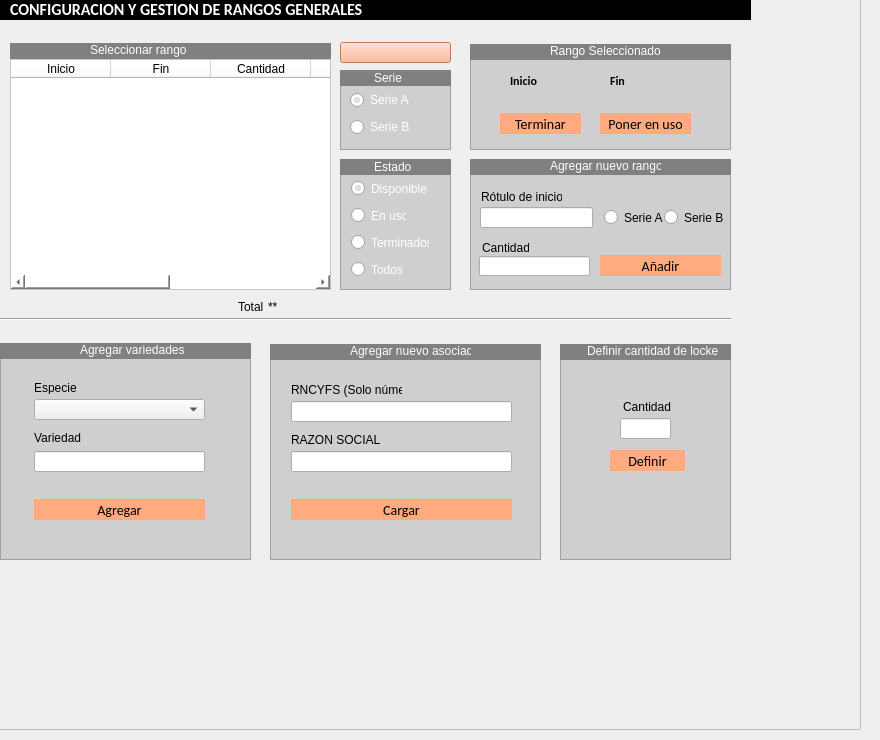
       <widget class="QWidget" name="p_config">
        <widget class="QFrame" name="frame_13">
         <property name="geometry">
          <rect>
           <x>-10</x>
           <y>-1</y>
           <width>871</width>
           <height>731</height>
          </rect>
         </property>
         <property name="frameShape">
          <enum>QFrame::StyledPanel</enum>
         </property>
         <property name="frameShadow">
          <enum>QFrame::Raised</enum>
         </property>
         <widget class="Line" name="line_2">
          <property name="geometry">
           <rect>
            <x>10</x>
            <y>310</y>
            <width>731</width>
            <height>20</height>
           </rect>
          </property>
          <property name="orientation">
           <enum>Qt::Horizontal</enum>
          </property>
         </widget>
         <widget class="QTableWidget" name="tb_rangos">
          <property name="geometry">
           <rect>
            <x>20</x>
            <y>60</y>
            <width>321</width>
            <height>231</height>
           </rect>
          </property>
          <property name="styleSheet">
           <string notr="true">background-color:white;
</string>
          </property>
          <property name="editTriggers">
           <set>QAbstractItemView::AnyKeyPressed</set>
          </property>
          <property name="alternatingRowColors">
           <bool>true</bool>
          </property>
          <property name="selectionBehavior">
           <enum>QAbstractItemView::SelectRows</enum>
          </property>
          <attribute name="verticalHeaderVisible">
           <bool>false</bool>
          </attribute>
          <column>
           <property name="text">
            <string>Inicio</string>
           </property>
          </column>
          <column>
           <property name="text">
            <string>Fin</string>
           </property>
          </column>
          <column>
           <property name="text">
            <string>Cantidad</string>
           </property>
          </column>
          <column>
           <property name="text">
            <string>Serie</string>
           </property>
          </column>
          <column>
           <property name="text">
            <string>Estado</string>
           </property>
          </column>
          <column>
           <property name="text">
            <string>I</string>
           </property>
          </column>
         </widget>
         <widget class="QFrame" name="frame_20">
          <property name="geometry">
           <rect>
            <x>350</x>
            <y>80</y>
            <width>111</width>
            <height>71</height>
           </rect>
          </property>
          <property name="styleSheet">
           <string notr="true">QFrame
{
background-color: rgb(207, 207, 207);
}
QPushButton{
border-radius:15px;
background:#DBC9D4;
font-family: Calibri;
font-size:14px;
}</string>
          </property>
          <property name="frameShape">
           <enum>QFrame::StyledPanel</enum>
          </property>
          <property name="frameShadow">
           <enum>QFrame::Raised</enum>
          </property>
          <layout class="QVBoxLayout" name="verticalLayout_3">
           <item>
            <widget class="QRadioButton" name="rb_definir_seriea">
             <property name="styleSheet">
              <string notr="true">color:rgb(255, 255, 255)</string>
             </property>
             <property name="text">
              <string>Serie A</string>
             </property>
             <property name="checked">
              <bool>true</bool>
             </property>
            </widget>
           </item>
           <item>
            <widget class="QRadioButton" name="rb_definir_serieb">
             <property name="styleSheet">
              <string notr="true">color:rgb(255, 255, 255)</string>
             </property>
             <property name="text">
              <string>Serie B</string>
             </property>
            </widget>
           </item>
          </layout>
         </widget>
         <widget class="QPushButton" name="btn_ver_rangos">
          <property name="geometry">
           <rect>
            <x>350</x>
            <y>43</y>
            <width>111</width>
            <height>21</height>
           </rect>
          </property>
          <property name="styleSheet">
           <string notr="true">QPushButton{
background-color: rgb(255, 170, 127);

}
QPushButton:hover{
background-color: rgb(212, 141, 105);

}</string>
          </property>
          <property name="text">
           <string/>
          </property>
          <property name="icon">
           <iconset>
            <normaloff>icons/search.png</normaloff>icons/search.png</iconset>
          </property>
         </widget>
         <widget class="QFrame" name="frame_23">
          <property name="geometry">
           <rect>
            <x>350</x>
            <y>160</y>
            <width>111</width>
            <height>131</height>
           </rect>
          </property>
          <property name="styleSheet">
           <string notr="true">QFrame
{
background-color: rgb(207, 207, 207);
}
QPushButton{
border-radius:15px;
background:#DBC9D4;
font-family: Calibri;
font-size:14px;
}</string>
          </property>
          <property name="frameShape">
           <enum>QFrame::StyledPanel</enum>
          </property>
          <property name="frameShadow">
           <enum>QFrame::Raised</enum>
          </property>
          <widget class="QRadioButton" name="rb_rangos_disponibles">
           <property name="geometry">
            <rect>
             <x>11</x>
             <y>21</y>
             <width>76</width>
             <height>17</height>
            </rect>
           </property>
           <property name="styleSheet">
            <string notr="true">color:rgb(255, 255, 255);</string>
           </property>
           <property name="text">
            <string>Disponibles</string>
           </property>
           <property name="checked">
            <bool>true</bool>
           </property>
          </widget>
          <widget class="QRadioButton" name="rb_rangos_todos">
           <property name="geometry">
            <rect>
             <x>11</x>
             <y>102</y>
             <width>52</width>
             <height>17</height>
            </rect>
           </property>
           <property name="styleSheet">
            <string notr="true">color:rgb(255, 255, 255);</string>
           </property>
           <property name="text">
            <string>Todos</string>
           </property>
          </widget>
          <widget class="QRadioButton" name="rb_rangos_enuso">
           <property name="geometry">
            <rect>
             <x>11</x>
             <y>48</y>
             <width>55</width>
             <height>17</height>
            </rect>
           </property>
           <property name="styleSheet">
            <string notr="true">color:rgb(255, 255, 255);</string>
           </property>
           <property name="text">
            <string>En uso</string>
           </property>
          </widget>
          <widget class="QRadioButton" name="rb_rangos_terminados">
           <property name="geometry">
            <rect>
             <x>11</x>
             <y>75</y>
             <width>78</width>
             <height>17</height>
            </rect>
           </property>
           <property name="styleSheet">
            <string notr="true">color:rgb(255, 255, 255);</string>
           </property>
           <property name="text">
            <string>Terminados</string>
           </property>
          </widget>
         </widget>
         <widget class="QLabel" name="label_82">
          <property name="geometry">
           <rect>
            <x>248</x>
            <y>300</y>
            <width>31</width>
            <height>16</height>
           </rect>
          </property>
          <property name="text">
           <string>Total</string>
          </property>
         </widget>
         <widget class="QLabel" name="signal_total_rangos">
          <property name="geometry">
           <rect>
            <x>278</x>
            <y>300</y>
            <width>61</width>
            <height>16</height>
           </rect>
          </property>
          <property name="text">
           <string>**</string>
          </property>
         </widget>
         <widget class="QFrame" name="frame_29">
          <property name="geometry">
           <rect>
            <x>480</x>
            <y>50</y>
            <width>261</width>
            <height>101</height>
           </rect>
          </property>
          <property name="styleSheet">
           <string notr="true">QFrame
{
background-color: rgb(207, 207, 207);
}
QPushButton{
border-radius:15px;
background:#DBC9D4;
font-family: Calibri;
font-size:14px;
}</string>
          </property>
          <property name="frameShape">
           <enum>QFrame::StyledPanel</enum>
          </property>
          <property name="frameShadow">
           <enum>QFrame::Raised</enum>
          </property>
          <widget class="QLabel" name="signal_fin_rg">
           <property name="geometry">
            <rect>
             <x>140</x>
             <y>24</y>
             <width>91</width>
             <height>16</height>
            </rect>
           </property>
           <property name="font">
            <font>
             <family>Calibri</family>
             <pointsize>9</pointsize>
             <weight>75</weight>
             <bold>true</bold>
            </font>
           </property>
           <property name="text">
            <string>Fin</string>
           </property>
          </widget>
          <widget class="QLabel" name="signal_inicio_rg">
           <property name="geometry">
            <rect>
             <x>40</x>
             <y>24</y>
             <width>81</width>
             <height>16</height>
            </rect>
           </property>
           <property name="font">
            <font>
             <family>Calibri</family>
             <pointsize>9</pointsize>
             <weight>75</weight>
             <bold>true</bold>
            </font>
           </property>
           <property name="text">
            <string>Inicio</string>
           </property>
          </widget>
          <widget class="QPushButton" name="btn_terminar_rango">
           <property name="geometry">
            <rect>
             <x>30</x>
             <y>64</y>
             <width>81</width>
             <height>21</height>
            </rect>
           </property>
           <property name="styleSheet">
            <string notr="true">QPushButton{
background-color: rgb(255, 170, 127);

}
QPushButton:hover{
background-color: rgb(212, 141, 105);

}</string>
           </property>
           <property name="text">
            <string>Terminar</string>
           </property>
          </widget>
          <widget class="QPushButton" name="btn_definir_rango">
           <property name="geometry">
            <rect>
             <x>130</x>
             <y>64</y>
             <width>91</width>
             <height>21</height>
            </rect>
           </property>
           <property name="styleSheet">
            <string notr="true">QPushButton{
background-color: rgb(255, 170, 127);

}
QPushButton:hover{
background-color: rgb(212, 141, 105);

}</string>
           </property>
           <property name="text">
            <string>Poner en uso</string>
           </property>
          </widget>
         </widget>
         <widget class="QFrame" name="frame_33">
          <property name="geometry">
           <rect>
            <x>10</x>
            <y>0</y>
            <width>751</width>
            <height>21</height>
           </rect>
          </property>
          <property name="styleSheet">
           <string notr="true">background:black;
border-radius:15px;
</string>
          </property>
          <property name="frameShape">
           <enum>QFrame::StyledPanel</enum>
          </property>
          <property name="frameShadow">
           <enum>QFrame::Raised</enum>
          </property>
          <widget class="QLabel" name="label_60">
           <property name="geometry">
            <rect>
             <x>10</x>
             <y>-10</y>
             <width>491</width>
             <height>41</height>
            </rect>
           </property>
           <property name="font">
            <font>
             <family>Calibri</family>
             <pointsize>12</pointsize>
             <weight>75</weight>
             <bold>true</bold>
            </font>
           </property>
           <property name="styleSheet">
            <string notr="true">color:white;
</string>
           </property>
           <property name="text">
            <string>CONFIGURACION Y GESTION DE RANGOS GENERALES</string>
           </property>
          </widget>
         </widget>
         <widget class="QFrame" name="frame_51">
          <property name="geometry">
           <rect>
            <x>480</x>
            <y>45</y>
            <width>261</width>
            <height>16</height>
           </rect>
          </property>
          <property name="styleSheet">
           <string notr="true">background:grey;
border-radius:15px;
</string>
          </property>
          <property name="frameShape">
           <enum>QFrame::StyledPanel</enum>
          </property>
          <property name="frameShadow">
           <enum>QFrame::Raised</enum>
          </property>
          <widget class="QLabel" name="label_135">
           <property name="geometry">
            <rect>
             <x>80</x>
             <y>-1</y>
             <width>111</width>
             <height>16</height>
            </rect>
           </property>
           <property name="styleSheet">
            <string notr="true">color:rgb(255, 255, 255);</string>
           </property>
           <property name="text">
            <string>Rango Seleccionado</string>
           </property>
          </widget>
         </widget>
         <widget class="QFrame" name="frame_52">
          <property name="geometry">
           <rect>
            <x>350</x>
            <y>71</y>
            <width>111</width>
            <height>16</height>
           </rect>
          </property>
          <property name="styleSheet">
           <string notr="true">background:grey;
border-radius:15px;
</string>
          </property>
          <property name="frameShape">
           <enum>QFrame::StyledPanel</enum>
          </property>
          <property name="frameShadow">
           <enum>QFrame::Raised</enum>
          </property>
          <widget class="QLabel" name="label_136">
           <property name="geometry">
            <rect>
             <x>34</x>
             <y>0</y>
             <width>31</width>
             <height>16</height>
            </rect>
           </property>
           <property name="styleSheet">
            <string notr="true">color:rgb(255, 255, 255);</string>
           </property>
           <property name="text">
            <string>Serie</string>
           </property>
          </widget>
         </widget>
         <widget class="QFrame" name="frame_53">
          <property name="geometry">
           <rect>
            <x>350</x>
            <y>160</y>
            <width>111</width>
            <height>16</height>
           </rect>
          </property>
          <property name="styleSheet">
           <string notr="true">background:grey;
border-radius:15px;
</string>
          </property>
          <property name="frameShape">
           <enum>QFrame::StyledPanel</enum>
          </property>
          <property name="frameShadow">
           <enum>QFrame::Raised</enum>
          </property>
          <widget class="QLabel" name="label_137">
           <property name="geometry">
            <rect>
             <x>34</x>
             <y>0</y>
             <width>41</width>
             <height>16</height>
            </rect>
           </property>
           <property name="styleSheet">
            <string notr="true">color:rgb(255, 255, 255);</string>
           </property>
           <property name="text">
            <string>Estado</string>
           </property>
          </widget>
         </widget>
         <widget class="QFrame" name="frame_54">
          <property name="geometry">
           <rect>
            <x>280</x>
            <y>350</y>
            <width>271</width>
            <height>211</height>
           </rect>
          </property>
          <property name="styleSheet">
           <string notr="true">QFrame
{
background-color: rgb(207, 207, 207);
}
QPushButton{
border-radius:15px;
background:#DBC9D4;
font-family: Calibri;
font-size:14px;
}</string>
          </property>
          <property name="frameShape">
           <enum>QFrame::StyledPanel</enum>
          </property>
          <property name="frameShadow">
           <enum>QFrame::Raised</enum>
          </property>
          <widget class="QPushButton" name="btn_cargarasociado">
           <property name="geometry">
            <rect>
             <x>21</x>
             <y>150</y>
             <width>221</width>
             <height>21</height>
            </rect>
           </property>
           <property name="styleSheet">
            <string notr="true">QPushButton{
background-color: rgb(255, 170, 127);

}
QPushButton:hover{
background-color: rgb(212, 141, 105);

}</string>
           </property>
           <property name="text">
            <string>Cargar</string>
           </property>
          </widget>
          <widget class="QLineEdit" name="txt_altaasociado_reg">
           <property name="geometry">
            <rect>
             <x>21</x>
             <y>52</y>
             <width>221</width>
             <height>21</height>
            </rect>
           </property>
          </widget>
          <widget class="QLabel" name="label_50">
           <property name="geometry">
            <rect>
             <x>21</x>
             <y>83</y>
             <width>121</width>
             <height>16</height>
            </rect>
           </property>
           <property name="text">
            <string>RAZON SOCIAL</string>
           </property>
          </widget>
          <widget class="QLineEdit" name="txt_altaasociado_nombre">
           <property name="geometry">
            <rect>
             <x>21</x>
             <y>102</y>
             <width>221</width>
             <height>21</height>
            </rect>
           </property>
          </widget>
          <widget class="QLabel" name="label_49">
           <property name="geometry">
            <rect>
             <x>21</x>
             <y>33</y>
             <width>111</width>
             <height>16</height>
            </rect>
           </property>
           <property name="text">
            <string>RNCYFS (Solo número)</string>
           </property>
          </widget>
         </widget>
         <widget class="QFrame" name="frame_55">
          <property name="geometry">
           <rect>
            <x>280</x>
            <y>345</y>
            <width>271</width>
            <height>16</height>
           </rect>
          </property>
          <property name="styleSheet">
           <string notr="true">background:grey;
border-radius:15px;
</string>
          </property>
          <property name="frameShape">
           <enum>QFrame::StyledPanel</enum>
          </property>
          <property name="frameShadow">
           <enum>QFrame::Raised</enum>
          </property>
          <widget class="QLabel" name="label_138">
           <property name="geometry">
            <rect>
             <x>80</x>
             <y>-1</y>
             <width>121</width>
             <height>16</height>
            </rect>
           </property>
           <property name="styleSheet">
            <string notr="true">color:rgb(255, 255, 255);</string>
           </property>
           <property name="text">
            <string>Agregar nuevo asociado</string>
           </property>
          </widget>
         </widget>
         <widget class="QFrame" name="frame_56">
          <property name="geometry">
           <rect>
            <x>480</x>
            <y>160</y>
            <width>261</width>
            <height>131</height>
           </rect>
          </property>
          <property name="styleSheet">
           <string notr="true">QFrame
{
background-color: rgb(207, 207, 207);
}
QPushButton{
border-radius:15px;
background:#DBC9D4;
font-family: Calibri;
font-size:14px;
}</string>
          </property>
          <property name="frameShape">
           <enum>QFrame::StyledPanel</enum>
          </property>
          <property name="frameShadow">
           <enum>QFrame::Raised</enum>
          </property>
          <widget class="QPushButton" name="btn_agregarrango">
           <property name="geometry">
            <rect>
             <x>130</x>
             <y>96</y>
             <width>121</width>
             <height>21</height>
            </rect>
           </property>
           <property name="styleSheet">
            <string notr="true">QPushButton{
background-color: rgb(255, 170, 127);

}
QPushButton:hover{
background-color: rgb(212, 141, 105);

}</string>
           </property>
           <property name="text">
            <string>Añadir</string>
           </property>
          </widget>
          <widget class="QRadioButton" name="rb_seriea_add">
           <property name="geometry">
            <rect>
             <x>134</x>
             <y>50</y>
             <width>82</width>
             <height>17</height>
            </rect>
           </property>
           <property name="text">
            <string>Serie A</string>
           </property>
          </widget>
          <widget class="QLineEdit" name="txt_fin_nuevorango">
           <property name="geometry">
            <rect>
             <x>9</x>
             <y>97</y>
             <width>111</width>
             <height>20</height>
            </rect>
           </property>
          </widget>
          <widget class="QLineEdit" name="txt_inicio_nuevorango">
           <property name="geometry">
            <rect>
             <x>10</x>
             <y>48</y>
             <width>113</width>
             <height>21</height>
            </rect>
           </property>
          </widget>
          <widget class="QRadioButton" name="rb_serieb_add">
           <property name="geometry">
            <rect>
             <x>194</x>
             <y>50</y>
             <width>82</width>
             <height>17</height>
            </rect>
           </property>
           <property name="text">
            <string>Serie B</string>
           </property>
          </widget>
          <widget class="QLabel" name="label_78">
           <property name="geometry">
            <rect>
             <x>11</x>
             <y>30</y>
             <width>81</width>
             <height>16</height>
            </rect>
           </property>
           <property name="text">
            <string>Rótulo de inicio</string>
           </property>
          </widget>
          <widget class="QLabel" name="label_79">
           <property name="geometry">
            <rect>
             <x>12</x>
             <y>82</y>
             <width>47</width>
             <height>13</height>
            </rect>
           </property>
           <property name="text">
            <string>Cantidad</string>
           </property>
          </widget>
          <widget class="QFrame" name="frame_57">
           <property name="geometry">
            <rect>
             <x>0</x>
             <y>0</y>
             <width>261</width>
             <height>16</height>
            </rect>
           </property>
           <property name="styleSheet">
            <string notr="true">background:grey;
border-radius:15px;
</string>
           </property>
           <property name="frameShape">
            <enum>QFrame::StyledPanel</enum>
           </property>
           <property name="frameShadow">
            <enum>QFrame::Raised</enum>
           </property>
           <widget class="QLabel" name="label_139">
            <property name="geometry">
             <rect>
              <x>80</x>
              <y>-1</y>
              <width>111</width>
              <height>16</height>
             </rect>
            </property>
            <property name="styleSheet">
             <string notr="true">color:rgb(255, 255, 255);</string>
            </property>
            <property name="text">
             <string>Agregar nuevo rango</string>
            </property>
           </widget>
          </widget>
         </widget>
         <widget class="QFrame" name="frame_58">
          <property name="geometry">
           <rect>
            <x>20</x>
            <y>44</y>
            <width>321</width>
            <height>16</height>
           </rect>
          </property>
          <property name="styleSheet">
           <string notr="true">background:grey;
border-radius:15px;
</string>
          </property>
          <property name="frameShape">
           <enum>QFrame::StyledPanel</enum>
          </property>
          <property name="frameShadow">
           <enum>QFrame::Raised</enum>
          </property>
          <widget class="QLabel" name="label_140">
           <property name="geometry">
            <rect>
             <x>80</x>
             <y>-1</y>
             <width>111</width>
             <height>16</height>
            </rect>
           </property>
           <property name="styleSheet">
            <string notr="true">color:rgb(255, 255, 255);</string>
           </property>
           <property name="text">
            <string>Seleccionar rango</string>
           </property>
          </widget>
         </widget>
         <widget class="QFrame" name="frame_59">
          <property name="geometry">
           <rect>
            <x>570</x>
            <y>350</y>
            <width>171</width>
            <height>211</height>
           </rect>
          </property>
          <property name="styleSheet">
           <string notr="true">QFrame
{
background-color: rgb(207, 207, 207);
}
QPushButton{
border-radius:15px;
background:#DBC9D4;
font-family: Calibri;
font-size:14px;
}</string>
          </property>
          <property name="frameShape">
           <enum>QFrame::StyledPanel</enum>
          </property>
          <property name="frameShadow">
           <enum>QFrame::Raised</enum>
          </property>
          <widget class="QPushButton" name="btn_definir_locker">
           <property name="geometry">
            <rect>
             <x>50</x>
             <y>101</y>
             <width>75</width>
             <height>21</height>
            </rect>
           </property>
           <property name="styleSheet">
            <string notr="true">QPushButton{
background-color: rgb(255, 170, 127);

}
QPushButton:hover{
background-color: rgb(212, 141, 105);

}</string>
           </property>
           <property name="text">
            <string>Definir</string>
           </property>
          </widget>
          <widget class="QLineEdit" name="txt_definir_locker">
           <property name="geometry">
            <rect>
             <x>60</x>
             <y>69</y>
             <width>51</width>
             <height>21</height>
            </rect>
           </property>
          </widget>
          <widget class="QLabel" name="label_55">
           <property name="geometry">
            <rect>
             <x>63</x>
             <y>50</y>
             <width>51</width>
             <height>16</height>
            </rect>
           </property>
           <property name="text">
            <string>Cantidad</string>
           </property>
          </widget>
         </widget>
         <widget class="QFrame" name="frame_60">
          <property name="geometry">
           <rect>
            <x>570</x>
            <y>345</y>
            <width>171</width>
            <height>16</height>
           </rect>
          </property>
          <property name="styleSheet">
           <string notr="true">background:grey;
border-radius:15px;
</string>
          </property>
          <property name="frameShape">
           <enum>QFrame::StyledPanel</enum>
          </property>
          <property name="frameShadow">
           <enum>QFrame::Raised</enum>
          </property>
          <widget class="QLabel" name="label_141">
           <property name="geometry">
            <rect>
             <x>27</x>
             <y>-1</y>
             <width>131</width>
             <height>16</height>
            </rect>
           </property>
           <property name="styleSheet">
            <string notr="true">color:rgb(255, 255, 255);</string>
           </property>
           <property name="text">
            <string>Definir cantidad de lockers</string>
           </property>
          </widget>
         </widget>
         <widget class="QFrame" name="frame_61">
          <property name="geometry">
           <rect>
            <x>10</x>
            <y>350</y>
            <width>251</width>
            <height>211</height>
           </rect>
          </property>
          <property name="styleSheet">
           <string notr="true">QFrame
{
background-color: rgb(207, 207, 207);
}
QPushButton{
border-radius:15px;
background:#DBC9D4;
font-family: Calibri;
font-size:14px;
}</string>
          </property>
          <property name="frameShape">
           <enum>QFrame::StyledPanel</enum>
          </property>
          <property name="frameShadow">
           <enum>QFrame::Raised</enum>
          </property>
          <widget class="QPushButton" name="pushButton_2">
           <property name="geometry">
            <rect>
             <x>34</x>
             <y>150</y>
             <width>171</width>
             <height>21</height>
            </rect>
           </property>
           <property name="styleSheet">
            <string notr="true">QPushButton{
background-color: rgb(255, 170, 127);

}
QPushButton:hover{
background-color: rgb(212, 141, 105);

}</string>
           </property>
           <property name="text">
            <string>Agregar</string>
           </property>
          </widget>
          <widget class="QLabel" name="label_47">
           <property name="geometry">
            <rect>
             <x>34</x>
             <y>82</y>
             <width>47</width>
             <height>13</height>
            </rect>
           </property>
           <property name="text">
            <string>Variedad</string>
           </property>
          </widget>
          <widget class="QLineEdit" name="lineEdit_2">
           <property name="geometry">
            <rect>
             <x>34</x>
             <y>102</y>
             <width>171</width>
             <height>21</height>
            </rect>
           </property>
          </widget>
          <widget class="QLabel" name="label_46">
           <property name="geometry">
            <rect>
             <x>34</x>
             <y>32</y>
             <width>47</width>
             <height>13</height>
            </rect>
           </property>
           <property name="text">
            <string>Especie</string>
           </property>
          </widget>
          <widget class="QComboBox" name="comboBox">
           <property name="geometry">
            <rect>
             <x>34</x>
             <y>50</y>
             <width>171</width>
             <height>21</height>
            </rect>
           </property>
           <item>
            <property name="text">
             <string/>
            </property>
           </item>
           <item>
            <property name="text">
             <string>TRIGO PAN</string>
            </property>
           </item>
           <item>
            <property name="text">
             <string>SOJA</string>
            </property>
           </item>
           <item>
            <property name="text">
             <string>CEBADA</string>
            </property>
           </item>
           <item>
            <property name="text">
             <string>CENTENO</string>
            </property>
           </item>
          </widget>
         </widget>
         <widget class="QFrame" name="frame_62">
          <property name="geometry">
           <rect>
            <x>10</x>
            <y>344</y>
            <width>251</width>
            <height>16</height>
           </rect>
          </property>
          <property name="styleSheet">
           <string notr="true">background:grey;
border-radius:15px;
</string>
          </property>
          <property name="frameShape">
           <enum>QFrame::StyledPanel</enum>
          </property>
          <property name="frameShadow">
           <enum>QFrame::Raised</enum>
          </property>
          <widget class="QLabel" name="label_142">
           <property name="geometry">
            <rect>
             <x>80</x>
             <y>-1</y>
             <width>121</width>
             <height>16</height>
            </rect>
           </property>
           <property name="styleSheet">
            <string notr="true">color:rgb(255, 255, 255);</string>
           </property>
           <property name="text">
            <string>Agregar variedades</string>
           </property>
          </widget>
         </widget>
        </widget>
       </widget>
